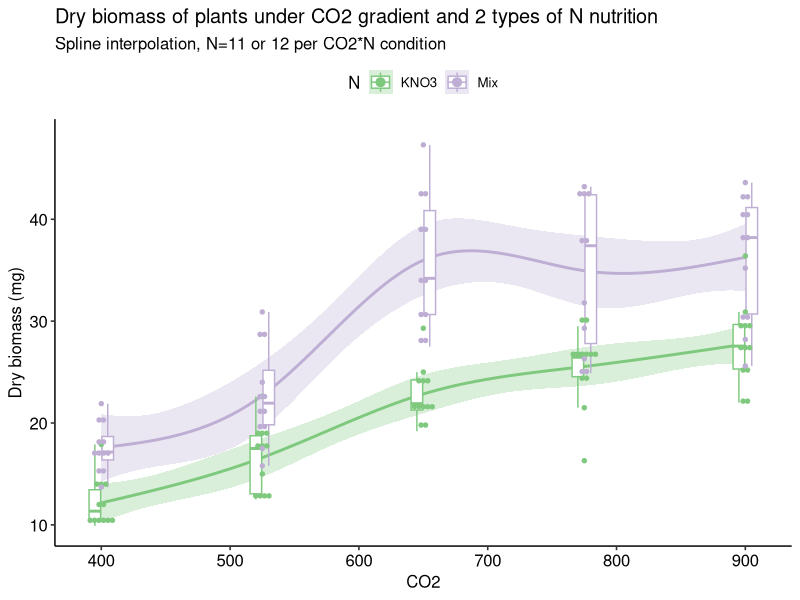
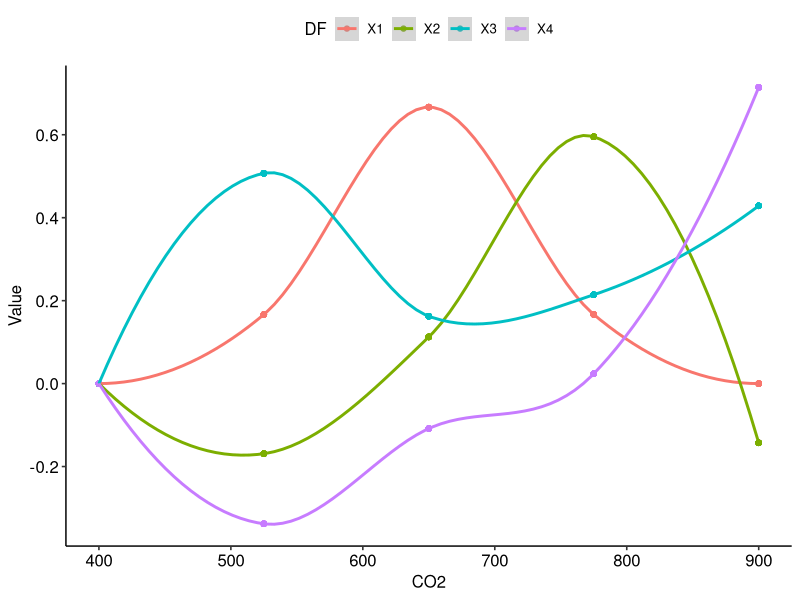

R code for these plots, in order:
## ---- chunk 1
knitr::opts_chunk$set(echo = TRUE, message=FALSE, warning=FALSE )
library(tidyverse)
library(splines)
library(ggpubr)
library(jsonlite)
## ---- chunk 2
data <- read.csv("../data/OC_08_dry_biomass.csv", sep=';')
annot <- read.csv("../data/OC_08_annotation.csv", sep=';')

DF=4

data <- data %>%
  filter(!str_detect(TubeVide, "Date")) %>%
  mutate(Dry_mass_mg = (parse_number(Tube_masse_seche)- parse_number(TubeVide))*1000) %>%
  select(Tube, Dry_mass_mg) %>% 
  inner_join(annot, by="Tube") %>%
  select(-c(Tissue, RNA)) %>%
  filter(Dry_mass_mg >0)

data %>%
  ggplot(aes(x=CO2, y=Dry_mass_mg, color=N, fill=N))+
  geom_smooth(method = "lm", se = T, size = 1, alpha=0.3,
              formula = y ~ ns(x, df=DF))+
  geom_boxplot(aes(group=interaction(CO2, N), color=N), 
               alpha=1, width=20, fill="white", outlier.alpha = 0)+
  geom_dotplot(aes(group=interaction(CO2, N)),
               binaxis='y', stackdir='center', dotsize = 0.35)+ 
  theme_pubr() + 
  scale_color_brewer(palette = "Accent") + 
  scale_fill_brewer(palette = "Accent") + 
  ylab("Dry biomass (mg)") +
  ggtitle("Dry biomass of plants under CO2 gradient and 2 types of N nutrition")+
  xlim(c(390, 910)) +
  labs(subtitle = "Spline interpolation, N=11 or 12 per CO2*N condition")
## ---- chunk 3
data %>%
  lm(formula=Dry_mass_mg ~ ns(CO2, df=DF)*N)%>%
  summary()
## ---- chunk 4
data.frame(ns(data$CO2, df=DF)) %>%
  mutate(CO2 = data$CO2) %>%
  gather(key="DF", value = "Value", contains("X")) %>%
  ggplot(aes(x=CO2, y=Value, color=DF))+
  geom_point() + geom_smooth() + theme_pubr()
